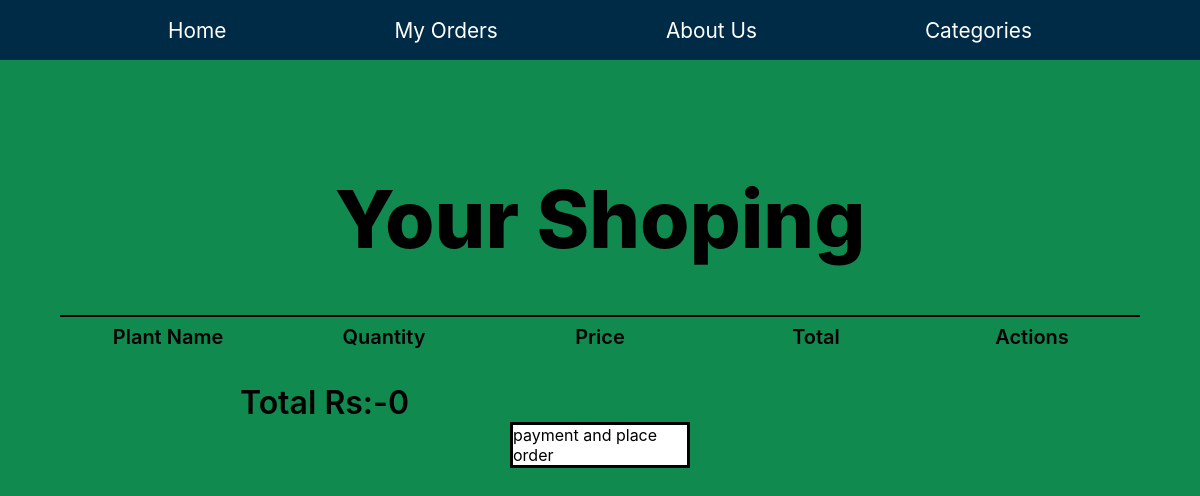
Page /cart.php on the earlier database version.
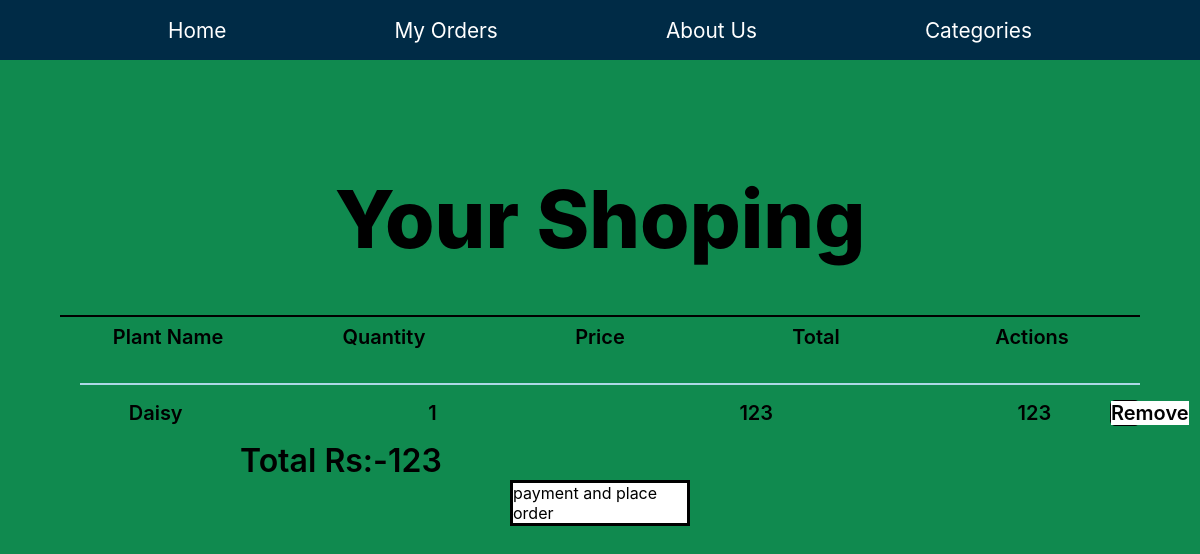
Same page on the later database version.
### tables this page shows
CREATE TABLE IF NOT EXISTS `cart` (
  `username` varchar(200) NOT NULL,
  `name` varchar(250) NOT NULL,
  `qty` int NOT NULL,
  `price` double NOT NULL,
  `subtotal` int NOT NULL,
  `id` int NOT NULL AUTO_INCREMENT,
  PRIMARY KEY (`id`)
);

### cart.php (the view, shortened to what this page needs)
<?php
$username=$_SESSION['username'];
?>
<!DOCTYPE html>
<html lang="en">
<head>
</head>
<body>
    <?php
include 'nav.php';
    ?>
    <section>
        <div class="heading">
            Your Shoping
        </div>
        <div class="row-main">
            <div>
                <p>Plant Name</p>
            </div>
            <div>
                <p>Quantity</p>
            </div>
            <div>
                <p>Price</p>
            </div>
            <div>
                <p>Total</p>
            </div>
			<div>
            <p>Actions</p>
        </div>
        </div>
        <?php
     include 'connect.php';
        $select = "select * from cart where username='$username'";
       $total=0;
        $query1 = mysqli_query($con, $select);
        while ($row = mysqli_fetch_array($query1)) {
            $total=$total+$row['subtotal'];
        ?>
            <div class="row-main_1">
                <div class="sub-row1">
                    <p><?php echo $row["name"]; ?></p>
                </div>
                <div class="sub-row2">
                    <p><?php echo $row["qty"]; ?></p>
                </div>
                <div class="sub-row3">
                    <p><?php echo $row["price"] ; ?></p>
                </div>
                <div class="sub-row4">
                    <p><?php echo $row["subtotal"]; ?></p>
                </div>
				<div class="sub-row5">
                <a href="remove_from_cart.php?item_id=<?php echo $row['id']; ?>">Remove</a>
            </div>
            </div>
        <?php
        }
        ?>
        <div class="sub-row4">
                    <p> Total Rs:-<?php echo $total; $_SESSION['total']=$total; ?></p>
                </div>
                <div class="payment">
                   <a href="payment.php" >payment and place order</a>
                </div>
    </section>
</body>
</html>

Differences in the rows shown:
added cart: name "Daisy", qty "1", price "123", subtotal "123"
Other differences:
$total: "0" → "123"
